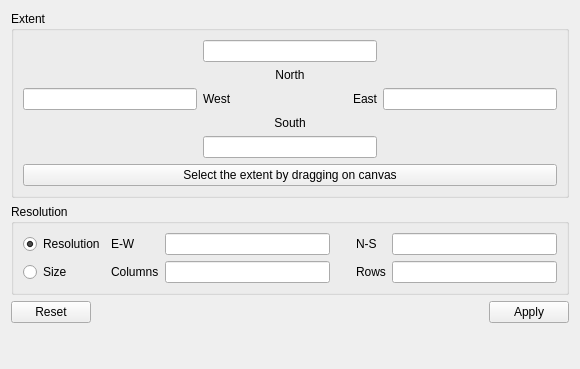
<?xml version="1.0" encoding="UTF-8"?>
<ui version="4.0">
 <class>QgsGrassRegionBase</class>
 <widget class="QWidget" name="QgsGrassRegionBase">
  <property name="geometry">
   <rect>
    <x>0</x>
    <y>0</y>
    <width>580</width>
    <height>369</height>
   </rect>
  </property>
  <property name="sizePolicy">
   <sizepolicy hsizetype="Minimum" vsizetype="Preferred">
    <horstretch>0</horstretch>
    <verstretch>0</verstretch>
   </sizepolicy>
  </property>
  <property name="windowTitle">
   <string>Region</string>
  </property>
  <layout class="QVBoxLayout" name="verticalLayout_2">
   <item>
    <widget class="QGroupBox" name="groupBox">
     <property name="title">
      <string>Extent</string>
     </property>
     <layout class="QVBoxLayout" name="verticalLayout">
      <item>
       <layout class="QGridLayout" name="gridLayout">
        <item row="4" column="1">
         <widget class="QLineEdit" name="mSouth"/>
        </item>
        <item row="2" column="2">
         <widget class="QLineEdit" name="mEast"/>
        </item>
        <item row="3" column="1">
         <widget class="QLabel" name="textLabel4">
          <property name="sizePolicy">
           <sizepolicy hsizetype="Expanding" vsizetype="Fixed">
            <horstretch>0</horstretch>
            <verstretch>0</verstretch>
           </sizepolicy>
          </property>
          <property name="text">
           <string>South</string>
          </property>
          <property name="alignment">
           <set>Qt::AlignCenter</set>
          </property>
         </widget>
        </item>
        <item row="2" column="0">
         <widget class="QLineEdit" name="mWest"/>
        </item>
        <item row="0" column="1">
         <widget class="QLineEdit" name="mNorth"/>
        </item>
        <item row="2" column="1">
         <layout class="QHBoxLayout" name="horizontalLayout">
          <item>
           <widget class="QLabel" name="textLabel2">
            <property name="sizePolicy">
             <sizepolicy hsizetype="Expanding" vsizetype="Fixed">
              <horstretch>0</horstretch>
              <verstretch>0</verstretch>
             </sizepolicy>
            </property>
            <property name="frameShape">
             <enum>QFrame::NoFrame</enum>
            </property>
            <property name="frameShadow">
             <enum>QFrame::Plain</enum>
            </property>
            <property name="text">
             <string>West</string>
            </property>
           </widget>
          </item>
          <item>
           <widget class="QLabel" name="textLabel3">
            <property name="sizePolicy">
             <sizepolicy hsizetype="Expanding" vsizetype="Fixed">
              <horstretch>0</horstretch>
              <verstretch>0</verstretch>
             </sizepolicy>
            </property>
            <property name="text">
             <string>East</string>
            </property>
            <property name="alignment">
             <set>Qt::AlignRight|Qt::AlignTrailing|Qt::AlignVCenter</set>
            </property>
           </widget>
          </item>
         </layout>
        </item>
        <item row="1" column="1">
         <widget class="QLabel" name="textLabel1">
          <property name="sizePolicy">
           <sizepolicy hsizetype="Expanding" vsizetype="Fixed">
            <horstretch>0</horstretch>
            <verstretch>0</verstretch>
           </sizepolicy>
          </property>
          <property name="text">
           <string>North</string>
          </property>
          <property name="alignment">
           <set>Qt::AlignCenter</set>
          </property>
         </widget>
        </item>
       </layout>
      </item>
      <item>
       <widget class="QPushButton" name="mDrawButton">
        <property name="text">
         <string>Select the extent by dragging on canvas</string>
        </property>
        <property name="checkable">
         <bool>true</bool>
        </property>
        <property name="checked">
         <bool>false</bool>
        </property>
       </widget>
      </item>
     </layout>
    </widget>
   </item>
   <item>
    <widget class="QGroupBox" name="groupBox_2">
     <property name="title">
      <string>Resolution</string>
     </property>
     <layout class="QGridLayout" name="gridLayout_2">
      <item row="1" column="3">
       <widget class="QLabel" name="mRowsLabel">
        <property name="text">
         <string>Rows</string>
        </property>
        <property name="indent">
         <number>20</number>
        </property>
       </widget>
      </item>
      <item row="1" column="4">
       <widget class="QLineEdit" name="mRows"/>
      </item>
      <item row="0" column="4">
       <widget class="QLineEdit" name="mNSRes"/>
      </item>
      <item row="0" column="2">
       <widget class="QLineEdit" name="mEWRes"/>
      </item>
      <item row="0" column="0">
       <widget class="QRadioButton" name="mResRadio">
        <property name="text">
         <string>Resolution</string>
        </property>
        <property name="checked">
         <bool>true</bool>
        </property>
       </widget>
      </item>
      <item row="1" column="0">
       <widget class="QRadioButton" name="mRowsColsRadio">
        <property name="text">
         <string>Size</string>
        </property>
       </widget>
      </item>
      <item row="1" column="2">
       <widget class="QLineEdit" name="mCols"/>
      </item>
      <item row="0" column="3">
       <widget class="QLabel" name="mNSResLabel">
        <property name="text">
         <string>N-S</string>
        </property>
        <property name="indent">
         <number>20</number>
        </property>
       </widget>
      </item>
      <item row="0" column="1">
       <widget class="QLabel" name="mEWResLabel">
        <property name="text">
         <string>E-W</string>
        </property>
       </widget>
      </item>
      <item row="1" column="1">
       <widget class="QLabel" name="mColsLabel">
        <property name="text">
         <string>Columns</string>
        </property>
       </widget>
      </item>
     </layout>
    </widget>
   </item>
   <item>
    <widget class="QDialogButtonBox" name="mButtonBox">
     <property name="orientation">
      <enum>Qt::Horizontal</enum>
     </property>
     <property name="standardButtons">
      <set>QDialogButtonBox::Apply|QDialogButtonBox::Reset</set>
     </property>
    </widget>
   </item>
   <item>
    <spacer name="verticalSpacer">
     <property name="orientation">
      <enum>Qt::Vertical</enum>
     </property>
     <property name="sizeHint" stdset="0">
      <size>
       <width>20</width>
       <height>40</height>
      </size>
     </property>
    </spacer>
   </item>
  </layout>
 </widget>
 <tabstops>
  <tabstop>mNorth</tabstop>
  <tabstop>mWest</tabstop>
  <tabstop>mEast</tabstop>
  <tabstop>mSouth</tabstop>
  <tabstop>mDrawButton</tabstop>
  <tabstop>mResRadio</tabstop>
  <tabstop>mEWRes</tabstop>
  <tabstop>mNSRes</tabstop>
  <tabstop>mRowsColsRadio</tabstop>
  <tabstop>mCols</tabstop>
  <tabstop>mRows</tabstop>
 </tabstops>
 <resources/>
 <connections/>
</ui>
